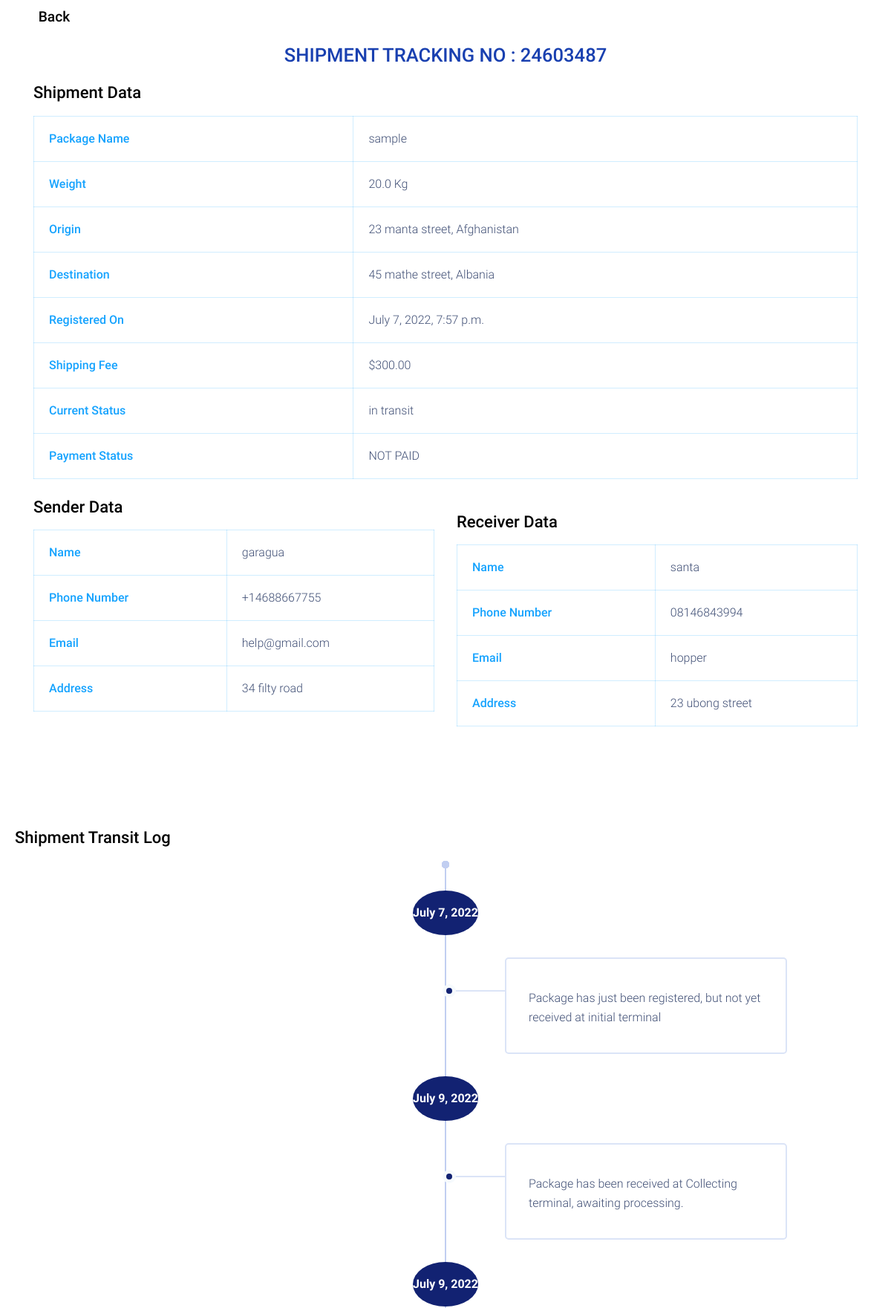
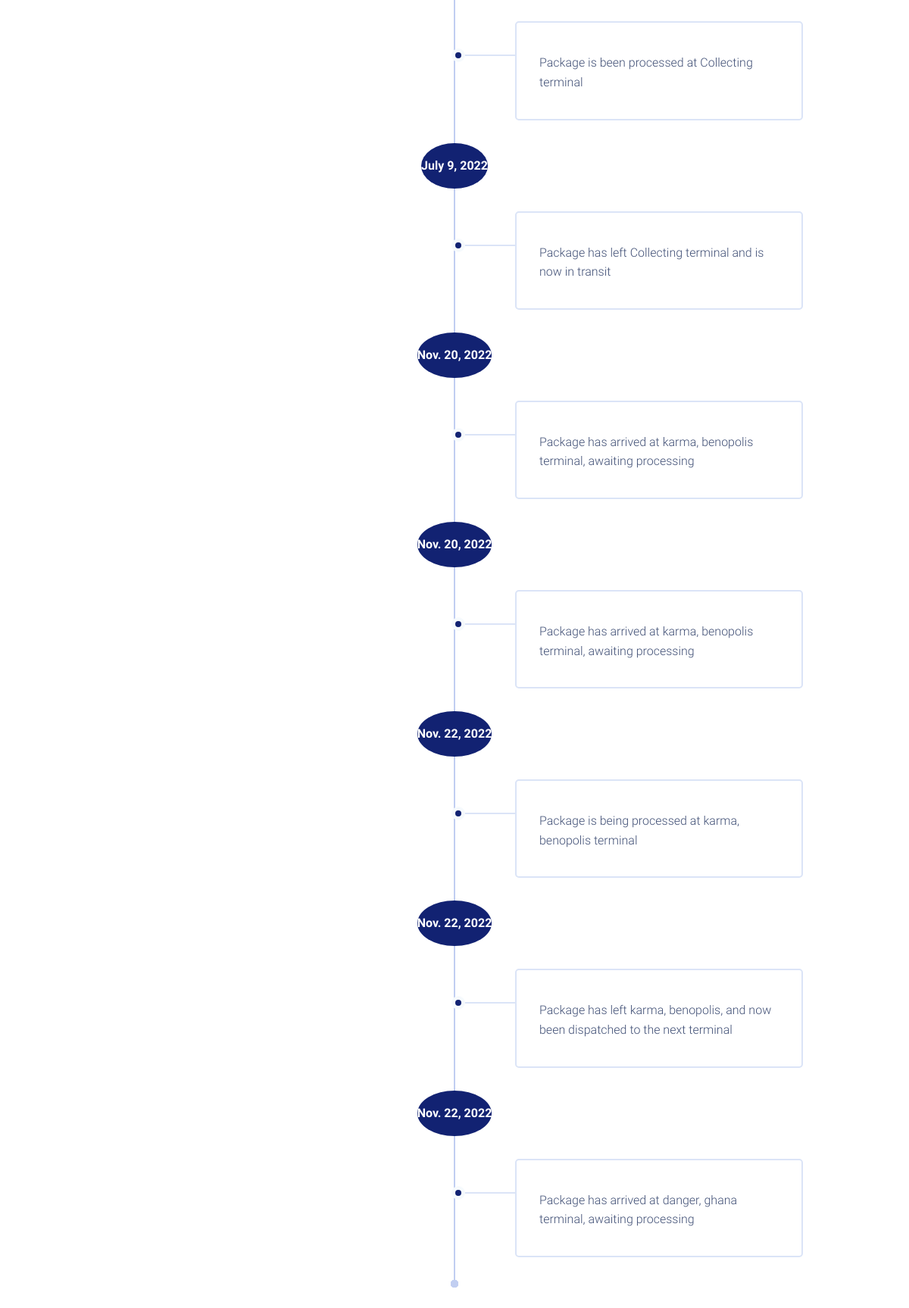
The page /logistics/shipment/detail/24603487/ on the database its author committed (2 pictures, top to bottom).
### logistics/models.py (models this page shows, shortened)
class Shipment(models.Model) :
    def get_tracking_number() :
        tracking_number =  ''.join(filter(str.isdigit,str(uuid.uuid4())))
        return tracking_number[:8]
    package_name = models.CharField(max_length=50)
    weight = models.FloatField(help_text="in kg")   #in kg
    tracking_number = models.CharField(default= get_tracking_number, max_length=20,blank = True)
    is_fragile = models.BooleanField(default=False)
    is_paid = models.BooleanField(default=False,blank = True)
    shipment_fee = models.DecimalField(decimal_places=2,max_digits=100,help_text = "in dollars($)")
    source_country = models.ForeignKey(Country,on_delete = models.CASCADE,related_name="shipment_source")
    source_address = models.CharField(max_length = 200)
    destination_country = models.ForeignKey(Country,on_delete = models.CASCADE,related_name = "shipment_destination")
    destination_address = models.CharField(max_length = 200)
    sender_name = models.CharField(max_length = 40)
    sender_address = models.CharField(max_length = 200)
    sender_phone_number = models.CharField(max_length = 20)
    sender_email = models.EmailField()
    receiver_name = models.CharField(max_length = 50)
    receiver_address = models.CharField(max_length = 200)
    receiver_phone_number = models.CharField(max_length = 20)
    receiver_email = models.EmailField()
    date = models.DateTimeField(auto_now_add = True)
    _estimated_arrival_date = models.DateTimeField(null=True,blank=True)
    _estimated_departure_date = models.DateTimeField( blank=True,null=True)
    @property
    def payment_status(self) :
        if self.is_paid : return "PAID"
        else : return "NOT PAID"
    @property
    def registration_date(self) :
        try :
            return self.status_logs.filter(status = "registered").first().date
        except :
            return
    @property
    def timeline_logs(self) :
        status_logs = self.status_logs.order_by("date")
        try : transit_logs = self.transit_logs.order_by("date")
        except ObjectDoesNotExist : transit_logs = None
        timeline = []
        for log in status_logs :
            logs = {}
            logs['date'] = log.date
            logs['status'] = log.status_verbose
            timeline.append(logs)
        if transit_logs :
            for log in transit_logs :
                logs = {}
                logs['date'] = log.date
                logs['status'] = log.status_verbose
                timeline.append(logs)
        return timeline
    @property
    def last_status_log(self) :
        return self.status_logs.all()[0]

class StatusLog(models.Model) :
    initial_terminal_name = "Collecting"
    StatusChoices = (
        ("registered","registered"),
        ("received","received"),
        ("processing","processing"),
        ("in transit","in transit")
    )
    shipment = models.ForeignKey(Shipment,related_name = "status_logs",on_delete = models.CASCADE)
    status  = models.CharField(max_length = 20,choices = StatusChoices)
    date = models.DateTimeField() #editable
    class Meta() :
        ordering = ['-date']
    @property
    def status_verbose(self) :
        if self.status == "registered" :
            return "Package has just been registered, but not yet received at initial terminal".format(self.initial_terminal_name)
        elif self.status == "received" :
            return "Package has been received at {} terminal, awaiting processing.".format(self.initial_terminal_name)
        elif self.status == "processing" :
            return "Package is been processed at {} terminal".format(self.initial_terminal_name)
        else :
            return "Package has left {} terminal and is now in transit".format(self.initial_terminal_name)

### core/models.py (models this page shows)
class Country(models.Model) :
    name = models.CharField(max_length=20)
    short_name = models.CharField(max_length=5)
    def __str__(self) :
        return self.name

### logistics/views.py (the view)
# urls.py: path("shipment/detail/<str:tracking_number>/",views.ShipmentDetail.as_view(),name="shipment-detail"),
class ShipmentDetail(View) :
    model = Shipment
    context_object_name = "shipment"
    def get_template_name(self) :
        return "shipment-detail.html"
    def get(self,request,*args,**kwargs) :
        shipment = self.model.objects.filter(tracking_number = kwargs['tracking_number'])
        if shipment.exists() :
            self.shipment = shipment.first()
            ctx = self.get_context_data(**kwargs)
            ctx['shipment'] = self.shipment
            return render(request,self.get_template_name(),locals())
        else :
            return HttpResponse("The entered tracking number is incorrect, No shipment with the tracking number was found")
    def get_context_data(self,**kwargs) :
        ctx = {}
        ctx['timeline'] = self.shipment.timeline_logs
        ctx['status_log_form']  =   StatusLogForm()
        ctx['transit_log_form']  =   TransitLogForm()
        return ctx

### logistics/models.py (called while the page is built)
    @property
    def status_verbose(self) :
        if self.status == "arrived" :
            return "Package has arrived at {} terminal, awaiting processing".format(self.station)
        elif self.status == "processing" :
            return "Package is being processed at {} terminal".format(self.station)
        else : return "Package has left {}, and now been dispatched to the next terminal".format(self.station)

### logistics/templates/shipment-detail.html
{% include 'timeline.html' %}

### core/templates/timeline.html
{% extends 'core-base.html' %}
{% load static %}
{% block content %}
<main class="nk-pages pt-2" style="background-color: white;">
    <div style="position: fixed;width: 100%;height: 50px;background-color: white;z-index: 100;top: 0;padding-top: 10px;">
        <h5 class="mb-3 px-4" >
            <a href="{% url 'index' %}" style="color: black;">
                <i class="fa fa-arrow-left fa-3x text-primary mb-3" style="font-size: 23px;"></i>
                <span  style="padding-left: 5px;"> Back</span>
            </a>
        </h5>
    </div>
    <div class="container" style="margin-top: 50px;">
        <h4 style="text-align: center;margin-bottom: 20px;"> SHIPMENT TRACKING NO  : {{ctx.shipment.tracking_number}} </h4>
        <h3 style="color:black" class="title title title-md">Shipment  Data</h3>
        <table class="table table-bordered">
            <tbody>
                <tr>
                    <td class="table-head">Package Name</td>
                    <td class="table-des">{{ctx.shipment.package_name}}</td>
                </tr>
                <tr>
                    <td class="table-head">Weight</td>
                    <td class="table-des">{{ctx.shipment.weight}} Kg</td>
                </tr>
                <tr>
                    <td class="table-head">Origin</td>
                    <td class="table-des">{{ctx.shipment.source_address}}, {{ctx.shipment.source_country}}</td>
                </tr>
                <tr>
                    <td class="table-head">Destination</td>
                    <td class="table-des">{{ctx.shipment.destination_address}}, {{ctx.shipment.destination_country}}
                    </td>
                </tr>
                <tr>
                    <td class="table-head">Registered On</td>
                    <td class="table-des">{{ctx.shipment.registration_date}}</td>
                </tr>
                <tr>
                    <td class="table-head">Shipping Fee</td>
                    <td class="table-des">${{ctx.shipment.shipment_fee}}</td>
                </tr>
                <tr>
                    <td class="table-head">Current Status</td>
                    <td class="table-des">{{ctx.shipment.last_status_log.status}}</td>
                </tr>
                <tr>
                    <td class="table-head">Payment Status</td>
                    <td class="table-des">{{ctx.shipment.payment_status}}</td>
                </tr>
            </tbody>
        </table>
        <div class="row mt-4">
            <div class="col-lg-6 col-12">
                <h3 class="title title title-md" style="color:black">Sender Data</h3>
                <table class="table table-bordered">
                    <tbody>
                        <tr>
                            <td class="table-head">Name</td>
                            <td class="table-des">{{ctx.shipment.sender_name}}</td>
                        </tr>
                        <tr>
                            <td class="table-head">Phone Number</td>
                            <td class="table-des">{{ctx.shipment.sender_phone_number}}</td>
                        </tr>
                        <tr>
                            <td class="table-head">Email</td>
                            <td class="table-des">{{ctx.shipment.sender_email}}</td>
                        </tr>
                        <tr>
                            <td class="table-head">Address</td>
                            <td class="table-des">{{ctx.shipment.sender_address}}</td>
                        </tr>
                    </tbody>
                </table>
            </div>
            <div class="col-lg-6 col-12">
                <h3 style="color:black;margin-top: 20px;" class="title title title-md">Receiver Data</h3>
                <table class="table table-bordered">
                    <tbody>
                        <tr>
                            <td class="table-head">Name</td>
                            <td class="table-des">{{ctx.shipment.receiver_name}}</td>
                        </tr>
                        <tr>
                            <td class="table-head">Phone Number</td>
                            <td class="table-des">{{ctx.shipment.receiver_phone_number}}</td>
                        </tr>
                        <tr>
                            <td class="table-head">Email</td>
                            <td class="table-des">{{ctx.shipment.receiver_email}}</td>
                        </tr>
                        <tr>
                            <td class="table-head">Address</td>
                            <td class="table-des">{{ctx.shipment.receiver_address}}</td>
                        </tr>
                    </tbody>
                </table>
            </div>
        </div>
    </div>
    <div class="section section-roadmap " id="roadmap">
        <h3 style="color:black;margin-left: 20px;" class="title title title-md ">Shipment Transit Log</h3>
        <div class="container ">
            <div class="nk-block nk-block-roadmap">
                <div class="row justify-content-center">
                    <div class="col-xl-10">
                        <div class="roadmap-wrap mb-0">
                            {% for log in ctx.timeline %}
                            <div class="roadmap-line"></div>
                            <div class="roadmap">
                                <div style="width:fit-content" class="roadmap-year">{{log.date.date}}</div>
                            </div>
                            <div class="roadmap roadmap-right roadmap-finished">
                                <div class="roadmap-step">
                                    <p>{{log.status}}</p>
                                </div>
                            </div>
                            {% endfor %}
                        </div>
                    </div>
                </div>
            </div>
        </div>
    </div>
</main>
{% endblock %}

### rows shown on the page
Shipment: shipment.tracking_number "24603487", shipment.package_name "sample", shipment.weight "20.0", shipment.source_address "23 manta street", shipment.source_country "Afghanistan", shipment.destination_address "45 mathe street", shipment.destination_country "Albania", shipment.registration_date "July 7, 2022, 7:57 p.m.", shipment.shipment_fee "300.00", shipment.last_status_log.status "in transit", shipment.payment_status "NOT PAID", shipment.sender_name "garagua", shipment.sender_phone_number "+14688667755", shipment.sender_email "help@gmail.com", shipment.sender_address "34 filty road", shipment.receiver_name "santa", shipment.receiver_phone_number "08146843994", shipment.receiver_email "hopper", shipment.receiver_address "23 ubong street"

### other values the page prints
{{ log.date.date }} "July 7, 2022" "July 9, 2022" "July 9, 2022" "July 9, 2022" "Nov. 20, 2022" "Nov. 20, 2022" "Nov. 22, 2022" "Nov. 22, 2022" "Nov. 22, 2022"
{{ log.status }} "Package has just been registered, but not yet received at initial terminal" "Package has been received at Collecting terminal, awaiting processing." "Package is been processed at Collecting terminal" "Package has left Collecting terminal and is now in transit" "Package has arrived at karma, benopolis terminal, awaiting processing" "Package has arrived at karma, benopolis terminal, awaiting processing" "Package is being processed at karma, benopolis terminal" "Package has left karma, benopolis, and now been dispatched to the next terminal" "Package has arrived at danger, ghana terminal, awaiting processing"
